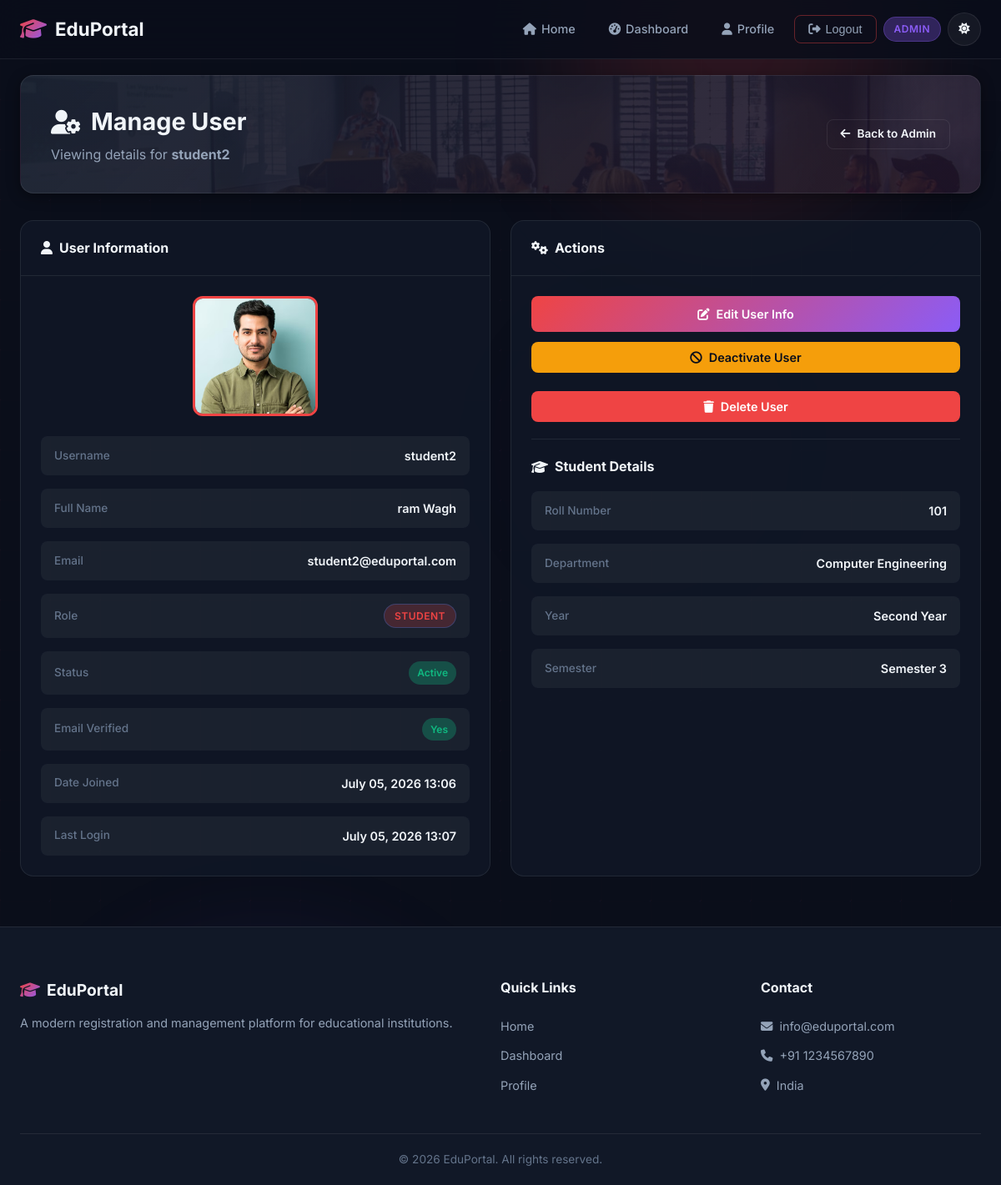
Page /dashboard/admin-panel/user/4/ (signed in) on the committed database.
### accounts/models.py (models this page shows, shortened)
class User(AbstractUser):
    class Role(models.TextChoices):
        STUDENT = 'student', 'Student'
        TEACHER = 'teacher', 'Teacher'
        ADMIN = 'admin', 'Admin'
    role = models.CharField(
        max_length=10,
        choices=Role.choices,
        default=Role.STUDENT,
    )
    email = models.EmailField(unique=True)
    is_email_verified = models.BooleanField(default=False)
    failed_login_attempts = models.IntegerField(default=0)
    lockout_until = models.DateTimeField(null=True, blank=True)
    @property
    def is_admin_user(self):
        return self.role == self.Role.ADMIN

class Profile(models.Model):
    user = models.OneToOneField(User, on_delete=models.CASCADE, related_name='profile')
    bio = models.TextField(max_length=500, blank=True)
    phone = models.CharField(max_length=15, blank=True)
    date_of_birth = models.DateField(null=True, blank=True)
    address = models.TextField(max_length=300, blank=True)
    profile_picture = models.ImageField(upload_to='profile_pics/', blank=True, null=True)
    avatar_ratio = models.CharField(
        max_length=10,
        choices=[
            ('1-1', '1:1 (Square)'),
            ('4-5', '4:5 (Portrait)'),
            ('16-9', '16:9 (Landscape)'),
            ('auto', 'Auto / Original')
        ],
        default='auto'
    )
    avatar_position = models.CharField(
        max_length=10,
        choices=[
            ('center', 'Center'),
            ('top', 'Top'),
            ('bottom', 'Bottom')
        ],
        default='center'
    )
    created_at = models.DateTimeField(auto_now_add=True)
    updated_at = models.DateTimeField(auto_now=True)

class StudentDetail(models.Model):
    YEAR_CHOICES = [
        ('1', 'First Year'),
        ('2', 'Second Year'),
        ('3', 'Third Year'),
        ('4', 'Fourth Year'),
    ]
    SEMESTER_CHOICES = [
        ('1', 'Semester 1'),
        ('2', 'Semester 2'),
        ('3', 'Semester 3'),
        ('4', 'Semester 4'),
        ('5', 'Semester 5'),
        ('6', 'Semester 6'),
        ('7', 'Semester 7'),
        ('8', 'Semester 8'),
    ]
    user = models.OneToOneField(User, on_delete=models.CASCADE, related_name='student_detail')
    roll_number = models.CharField(max_length=20, unique=True)
    department = models.CharField(max_length=100)
    year = models.CharField(max_length=1, choices=YEAR_CHOICES, default='1')
    semester = models.CharField(max_length=1, choices=SEMESTER_CHOICES, default='1')
    admission_date = models.DateField(null=True, blank=True)
    guardian_name = models.CharField(max_length=100, blank=True)
    guardian_phone = models.CharField(max_length=15, blank=True)
    class Meta:
        verbose_name = 'Student Detail'
        verbose_name_plural = 'Student Details'

### dashboard/views.py (the view)
# urls.py: path('admin-panel/user/<int:user_id>/', views.admin_manage_user, name='admin_manage_user'),
@admin_required
def admin_manage_user(request, user_id):
    managed_user = get_object_or_404(User, pk=user_id)
    profile = Profile.objects.filter(user=managed_user).first()
    student_detail = StudentDetail.objects.filter(user=managed_user).first()
    context = {
        'managed_user': managed_user,
        'profile': profile,
        'student_detail': student_detail,
    }
    return render(request, 'dashboard/admin_manage_user.html', context)

### templates/dashboard/admin_manage_user.html (shortened to what this page needs)
{% extends 'base.html' %}
{% block content %}
<section class="dashboard-section">
    <div class="dashboard-container">
        <div class="dashboard-header">
            <div class="dashboard-welcome">
                <h1><i class="fas fa-user-cog"></i> Manage User</h1>
                <p>Viewing details for <strong>{{ managed_user.username }}</strong></p>
            </div>
            <div class="dashboard-actions">
                <a href="{% url 'dashboard:admin_dashboard' %}" class="btn btn-outline btn-sm">
                    <i class="fas fa-arrow-left"></i> Back to Admin
                </a>
            </div>
        </div>
        <div class="dashboard-grid">
            <div class="dashboard-card">
                <div class="card-header">
                    <h2><i class="fas fa-user"></i> User Information</h2>
                </div>
                <div class="card-body">
                    <div class="profile-summary" style="margin-bottom: 24px;">
                        <div class="summary-avatar ratio-{{ profile.avatar_ratio|default:'auto' }} position-{{ profile.avatar_position|default:'center' }}">
                            {% if profile.profile_picture %}
                                <img src="{{ profile.profile_picture.url }}" alt="Profile" style="max-width: 150px;">
                            {% else %}
                                <div class="avatar-placeholder small" style="width: 100px; height: 100px; font-size: 2rem; margin: 0 auto;">
                                    <i class="fas fa-user"></i>
                                </div>
                            {% endif %}
                        </div>
                    </div>
                    <div class="detail-list">
                        <div class="detail-item">
                            <span class="detail-label">Username</span>
                            <span class="detail-value">{{ managed_user.username }}</span>
                        </div>
                        <div class="detail-item">
                            <span class="detail-label">Full Name</span>
                            <span class="detail-value">{{ managed_user.get_full_name|default:"Not Set" }}</span>
                        </div>
                        <div class="detail-item">
                            <span class="detail-label">Email</span>
                            <span class="detail-value">{{ managed_user.email }}</span>
                        </div>
                        <div class="detail-item">
                            <span class="detail-label">Role</span>
                            <span class="detail-value">
                                <span class="user-role-badge role-{{ managed_user.role }}">
                                    {{ managed_user.get_role_display }}
                                </span>
                            </span>
                        </div>
                        <div class="detail-item">
                            <span class="detail-label">Status</span>
                            <span class="detail-value">
                                {% if managed_user.is_active %}
                                    <span class="badge badge-success">Active</span>
                                {% else %}
                                    <span class="badge badge-danger">Inactive</span>
                                {% endif %}
                            </span>
                        </div>
                        <div class="detail-item">
                            <span class="detail-label">Email Verified</span>
                            <span class="detail-value">
                                {% if managed_user.is_email_verified %}
                                    <span class="badge badge-success">Yes</span>
                                {% else %}
                                    <span class="badge badge-warning">No</span>
                                {% endif %}
                            </span>
                        </div>
                        <div class="detail-item">
                            <span class="detail-label">Date Joined</span>
                            <span class="detail-value">{{ managed_user.date_joined|date:"F d, Y H:i" }}</span>
                        </div>
                        <div class="detail-item">
                            <span class="detail-label">Last Login</span>
                            <span class="detail-value">{{ managed_user.last_login|date:"F d, Y H:i"|default:"Never" }}</span>
                        </div>
                    </div>
                </div>
            </div>
            <div class="dashboard-card">
                <div class="card-header">
                    <h2><i class="fas fa-cogs"></i> Actions</h2>
                </div>
                <div class="card-body">
                    <div class="admin-actions-list">
                        <a href="{% url 'dashboard:admin_edit_user' managed_user.pk %}"
                           class="btn btn-primary btn-block">
                            <i class="fas fa-edit"></i> Edit User Info
                        </a>
                        <form action="{% url 'dashboard:admin_toggle_active' managed_user.pk %}" method="POST" style="margin-bottom: 10px;">
                            <button type="submit" class="btn btn-{% if managed_user.is_active %}warning{% else %}success{% endif %} btn-block" style="width: 100%;">
                                <i class="fas fa-{% if managed_user.is_active %}ban{% else %}check{% endif %}"></i>
                                {% if managed_user.is_active %}Deactivate{% else %}Activate{% endif %} User
                            </button>
                        </form>
                        {% if managed_user != request.user %}
                        <form action="{% url 'dashboard:admin_delete_user' managed_user.pk %}" method="POST" onsubmit="return confirm('Are you sure you want to permanently delete this user?');">
                            <button type="submit" class="btn btn-danger btn-block" style="width: 100%;">
                                <i class="fas fa-trash"></i> Delete User
                            </button>
                        </form>
                        {% endif %}
                    </div>
                    {% if student_detail %}
                    <hr class="divider">
                    <h3 class="sub-heading"><i class="fas fa-graduation-cap"></i> Student Details</h3>
                    <div class="detail-list">
                        <div class="detail-item">
                            <span class="detail-label">Roll Number</span>
                            <span class="detail-value">{{ student_detail.roll_number }}</span>
                        </div>
                        <div class="detail-item">
                            <span class="detail-label">Department</span>
                            <span class="detail-value">{{ student_detail.department }}</span>
                        </div>
                        <div class="detail-item">
                            <span class="detail-label">Year</span>
                            <span class="detail-value">{{ student_detail.get_year_display }}</span>
                        </div>
                        <div class="detail-item">
                            <span class="detail-label">Semester</span>
                            <span class="detail-value">{{ student_detail.get_semester_display }}</span>
                        </div>
                    </div>
                    {% endif %}
                </div>
            </div>
        </div>
    </div>
</section>
{% endblock %}

### templates/base.html (shortened to what this page needs)
{% load static %}
<!DOCTYPE html>
<html lang="en">
<head>
    <link rel="stylesheet" href="https://cdnjs.cloudflare.com/ajax/libs/font-awesome/6.5.1/css/all.min.css">
    <link rel="stylesheet" href="{% static 'css/style.css' %}?v=3.5">
</head>
<body>
    <div class="glowing-bg-container">
        <div class="bg-grid-overlay"></div>
        <div class="glowing-blob blob-ambient"></div>
    </div>
    <nav class="navbar" id="navbar">
        <div class="nav-container">
            <a href="{% url 'home' %}" class="nav-logo">
                <i class="fas fa-graduation-cap"></i>
                <span>EduPortal</span>
            </a>
            <ul class="nav-menu" id="navMenu">
                <li><a href="{% url 'home' %}" class="nav-link"><i class="fas fa-home"></i> Home</a></li>
                {% if user.is_authenticated %}
                    <li><a href="{% url 'dashboard:redirect' %}" class="nav-link"><i class="fas fa-tachometer-alt"></i> Dashboard</a></li>
                    <li><a href="{% url 'accounts:profile' %}" class="nav-link"><i class="fas fa-user"></i> Profile</a></li>
                    <li>
                        <button type="button" class="nav-link nav-btn btn-logout" data-modal-target="logoutModal" style="background: none; border: 1px solid rgba(239, 68, 68, 0.4); cursor: pointer;">
                            <i class="fas fa-sign-out-alt"></i> Logout
                        </button>
                    </li>
                    <li class="nav-user-badge">
                        <span class="user-role-badge role-{{ user.role }}">
                            {{ user.get_role_display }}
                        </span>
                    </li>
                {% else %}
                    <li><a href="{% url 'accounts:login' %}" class="nav-link nav-btn btn-login"><i class="fas fa-sign-in-alt"></i> Login</a></li>
                    <li><a href="{% url 'accounts:register' %}" class="nav-link nav-btn btn-register"><i class="fas fa-user-plus"></i> Register</a></li>
                {% endif %}
                <li>
                    <button class="theme-toggle-btn" id="themeToggle" title="Toggle Light/Dark Theme">
                        <i class="fas fa-sun" id="themeIcon"></i>
                    </button>
                </li>
            </ul>
        </div>
    </nav>
    <main class="main-content">
        {% block content %}{% endblock %}
    </main>
    <footer class="footer">
        <div class="footer-container">
            <div class="footer-grid">
                <div class="footer-section">
                    <h3><i class="fas fa-graduation-cap"></i> EduPortal</h3>
                    <p>A modern registration and management platform for educational institutions.</p>
                </div>
                <div class="footer-section">
                    <h4>Quick Links</h4>
                    <ul>
                        <li><a href="{% url 'home' %}">Home</a></li>
                        {% if user.is_authenticated %}
                        <li><a href="{% url 'dashboard:redirect' %}">Dashboard</a></li>
                        <li><a href="{% url 'accounts:profile' %}">Profile</a></li>
                        {% else %}
                        <li><a href="{% url 'accounts:login' %}">Login</a></li>
                        <li><a href="{% url 'accounts:register' %}">Register</a></li>
                        {% endif %}
                    </ul>
                </div>
                <div class="footer-section">
                    <h4>Contact</h4>
                    <ul>
                        <li><i class="fas fa-envelope"></i> info@eduportal.com</li>
                        <li><i class="fas fa-phone"></i> +91 1234567890</li>
                        <li><i class="fas fa-map-marker-alt"></i> India</li>
                    </ul>
                </div>
            </div>
            <div class="footer-bottom">
                <p>&copy; 2026 EduPortal. All rights reserved.</p>
            </div>
        </div>
    </footer>
</body>
</html>

### rows in the picture
User: role "ADMIN"
User: username "student2", get_full_name "ram Wagh", email "student2@eduportal.com", role "STUDENT", date_joined "July 05, 2026 13:06", last_login "July 05, 2026 13:07"
Profile: profile_picture (picture)
StudentDetail: roll_number "101", department "Computer Engineering", year "Second Year", semester "Semester 3"
